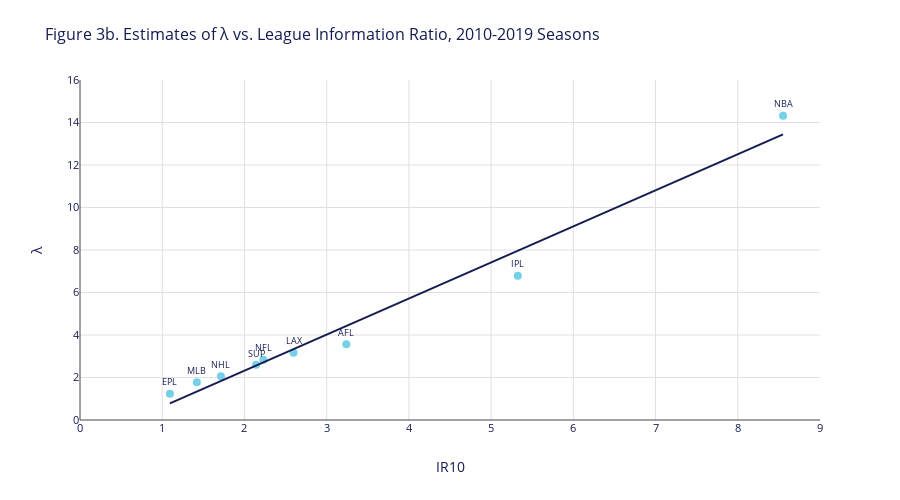

This figure's notebook cell:
### Code cell
# calculate mean league IRs group by league-season
df_leagueM = df[['LEAGUE','YEAR_ID','PS','PA','wi']].groupby(['LEAGUE','YEAR_ID']).mean()
df_leagueS = df[['LEAGUE','YEAR_ID','PS','PA','wi']].groupby(['LEAGUE','YEAR_ID']).std()
df_leagueIR = df_leagueM['PS']/df_leagueS['PS']
df_leagueIR = df_leagueIR.reset_index().rename(columns={'PS': 'IR'})

# calc 10 year average for 2010-2019
df_leagueIR10 = df_leagueIR.loc[(df_leagueIR['YEAR_ID']>=st_year_) & (df_leagueIR['YEAR_ID']<=end_year_)]
df_leagueIR10 = df_leagueIR10[['LEAGUE','IR']].groupby(['LEAGUE']).mean()
df_leagueIR10 = df_leagueIR10.reset_index().rename(columns={'IR': 'IR10'})
df_leagueIR10 = df_leagueIR10.merge(ols, how='left', on=['LEAGUE'])

# Create static matplotlib scatter plot
fig, ax = plt.subplots(figsize=(10, 8))
ax.scatter(x=df_leagueIR10['IR10'], y=df_leagueIR10['λ'], 
          color=chart_colors['primary_color'], s=80, alpha=0.7)

# Fit a linear regression model
model=sm.OLS(df_leagueIR10['λ'],sm.add_constant(df_leagueIR10['IR10'])).fit()    

# Plot the regression line
ax.plot(df_leagueIR10['IR10'], model.predict(), 
        color=chart_colors['secondary_color'], linewidth=2, alpha=0.8)

# Add labels to the data points
for i in range(len(df_leagueIR10)):
    ax.text(df_leagueIR10['IR10'].iloc[i], df_leagueIR10['λ'].iloc[i], 
           f"{df_leagueIR10['LEAGUE'].iloc[i]}", 
           fontsize=9, ha='center', va='bottom',
           color=chart_colors['text_color'])
    
ax.set_xlabel('League Information Ratio (Average of League Annual IRs 2010-2019)') 
ax.set_ylabel('Fitted λ')
ax.set_xlim(0,9)
ax.set_ylim(0,16)

# Apply custom styling
style_matplotlib_chart(ax, chart_colors, 'Figure 3b. Estimates of λ vs. League Information Ratio, 2010-2019 Seasons')
plt.show()

# Create and display interactive Plotly version
fig = create_plotly_scatterplot(
    data=df_leagueIR10,
    x_col='IR10',
    y_col='λ',
    title='Figure 3b. Estimates of λ vs. League Information Ratio, 2010-2019 Seasons',
    show_regression=True,
    text_col='LEAGUE',  # Add league labels to data points
    xlim=(0, 9),        # Match matplotlib axis limits
    ylim=(0, 16)
)

# Display interactive plot in notebook
fig.show()

# Export the interactive version to HTML
export_plot_html(fig, "lambda_vs_information_ratio.html", "Lambda vs Information Ratio")

### Figure 1 — Plotly figure (JSON) as saved in the notebook; plotly's stock layout.template omitted (floating-point values rounded to 4 significant figures)
{"data": [{"hovertemplate": "IR10: %{x}<br>λ: %{y}<extra></extra>", "marker": {"color": "#75D0E8", "size": 8}, "mode": "markers+text", "showlegend": false, "text": ["AFL", "EPL", "IPL", "LAX", "MLB", "NBA", "NFL", "NHL", "SUP"], "textfont": {"color": "#141C52", "size": 9}, "textposition": "top center", "type": "scatter", "x": [3.239, 1.094, 5.325, 2.597, 1.421, 8.551, 2.23, 1.714, 2.142], "y": [3.57, 1.24, 6.79, 3.17, 1.78, 14.32, 2.84, 2.06, 2.6]}, {"hovertemplate": "Regression line<extra></extra>", "line": {"color": "#141C52", "width": 2}, "mode": "lines", "showlegend": false, "type": "scatter", "x": [1.094, 1.169, 1.244, 1.32, 1.395, 1.47, 1.546, 1.621, 1.696, 1.772, 1.847, 1.922, 1.998, 2.073, 2.148, 2.223, 2.299, 2.374, 2.449, 2.525, 2.6, 2.675, 2.751, 2.826, 2.901, 2.977, 3.052, 3.127, 3.203, 3.278, 3.353, 3.429, 3.504, 3.579, 3.655, 3.73, 3.805, 3.881, 3.956, 4.031, 4.107, 4.182, 4.257, 4.333, 4.408, 4.483, 4.558, 4.634, 4.709, 4.784, 4.86, 4.935, 5.01, 5.086, 5.161, 5.236, 5.312, 5.387, 5.462, 5.538, 5.613, 5.688, 5.764, 5.839, 5.914, 5.99, 6.065, 6.14, 6.216, 6.291, 6.366, 6.442, 6.517, 6.592, 6.668, 6.743, 6.818, 6.893, 6.969, 7.044, 7.119, 7.195, 7.27, 7.345, 7.421, 7.496, 7.571, 7.647, 7.722, 7.797, 7.873, 7.948, 8.023, 8.099, 8.174, 8.249, 8.325, 8.4, 8.475, 8.551], "y": [0.7788, 0.9067, 1.035, 1.163, 1.29, 1.418, 1.546, 1.674, 1.802, 1.93, 2.058, 2.186, 2.314, 2.441, 2.569, 2.697, 2.825, 2.953, 3.081, 3.209, 3.337, 3.465, 3.593, 3.72, 3.848, 3.976, 4.104, 4.232, 4.36, 4.488, 4.616, 4.744, 4.872, 4.999, 5.127, 5.255, 5.383, 5.511, 5.639, 5.767, 5.895, 6.023, 6.151, 6.278, 6.406, 6.534, 6.662, 6.79, 6.918, 7.046, 7.174, 7.302, 7.429, 7.557, 7.685, 7.813, 7.941, 8.069, 8.197, 8.325, 8.453, 8.581, 8.708, 8.836, 8.964, 9.092, 9.22, 9.348, 9.476, 9.604, 9.732, 9.86, 9.987, 10.12, 10.24, 10.37, 10.5, 10.63, 10.75, 10.88, 11.01, 11.14, 11.27, 11.39, 11.52, 11.65, 11.78, 11.91, 12.03, 12.16, 12.29, 12.42, 12.55, 12.67, 12.8, 12.93, 13.06, 13.18, 13.31, 13.44]}], "layout": {"height": 500, "margin": {"b": 80, "l": 80, "r": 80, "t": 80}, "title": {"text": "Figure 3b. Estimates of λ vs. League Information Ratio, 2010-2019 Seasons"}, "xaxis": {"range": [0, 9], "title": {"text": "IR10"}}, "yaxis": {"range": [0, 16], "title": {"text": "λ"}}}}
